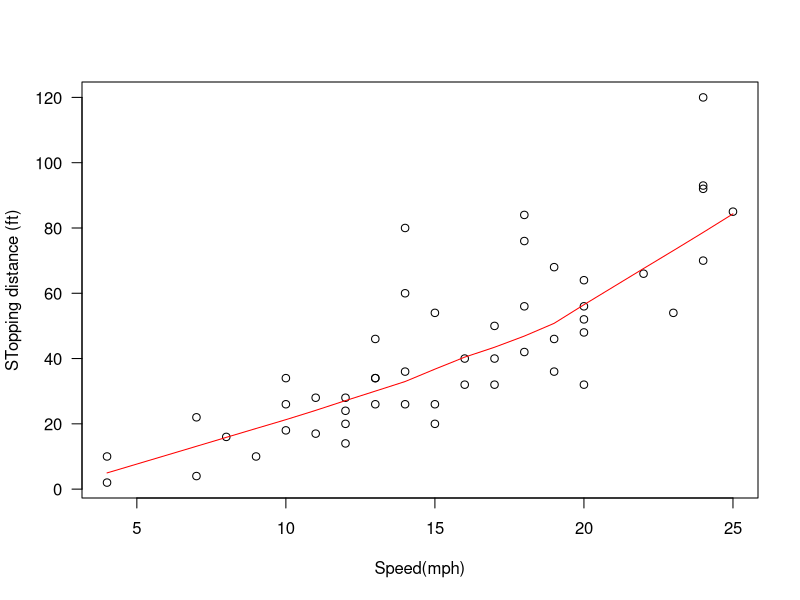
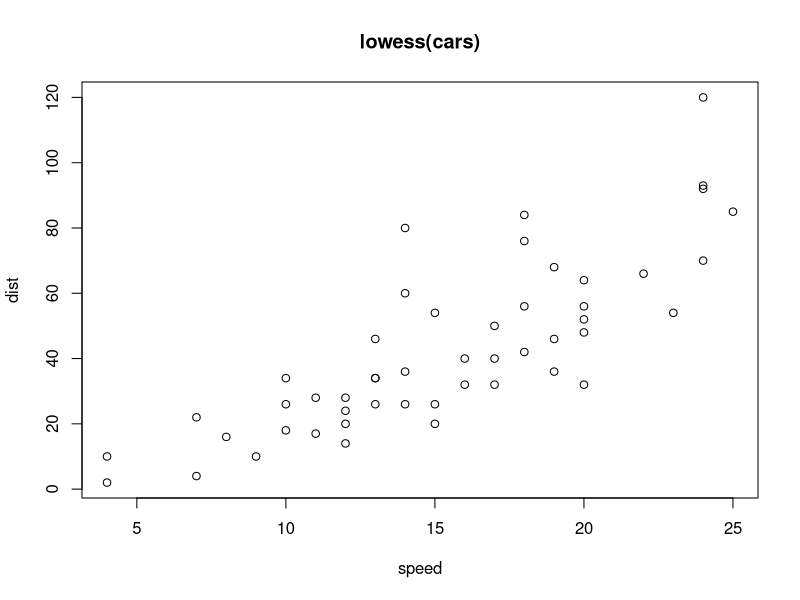
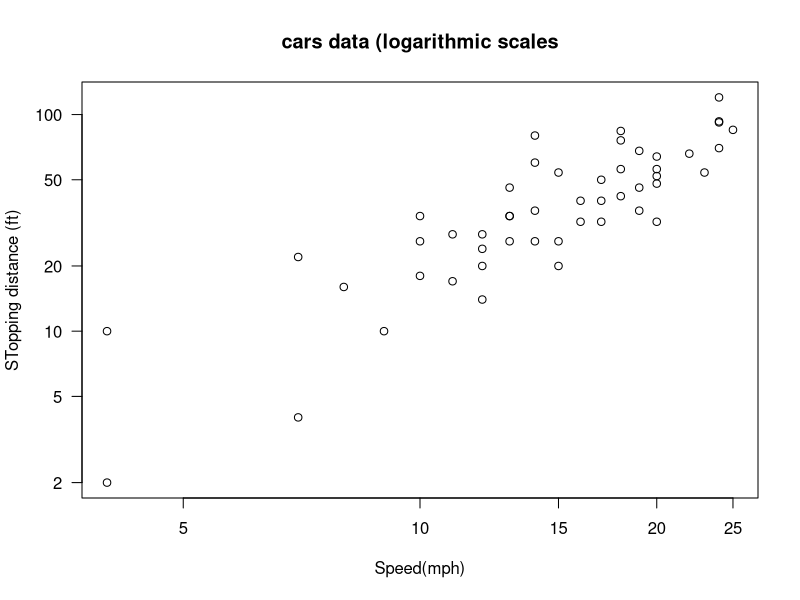
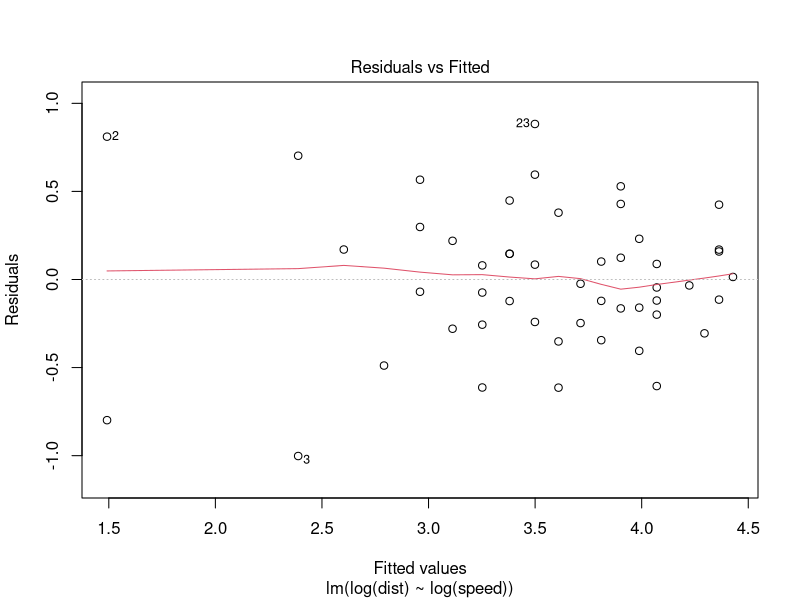
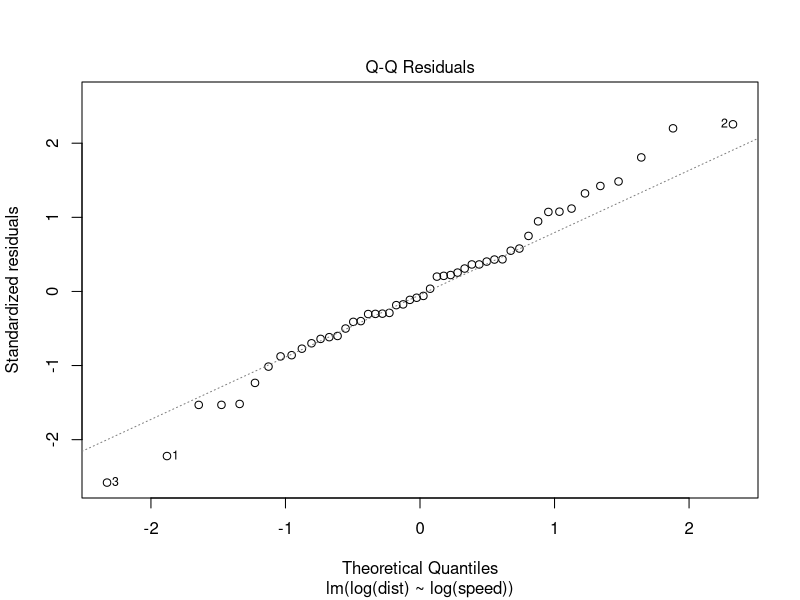
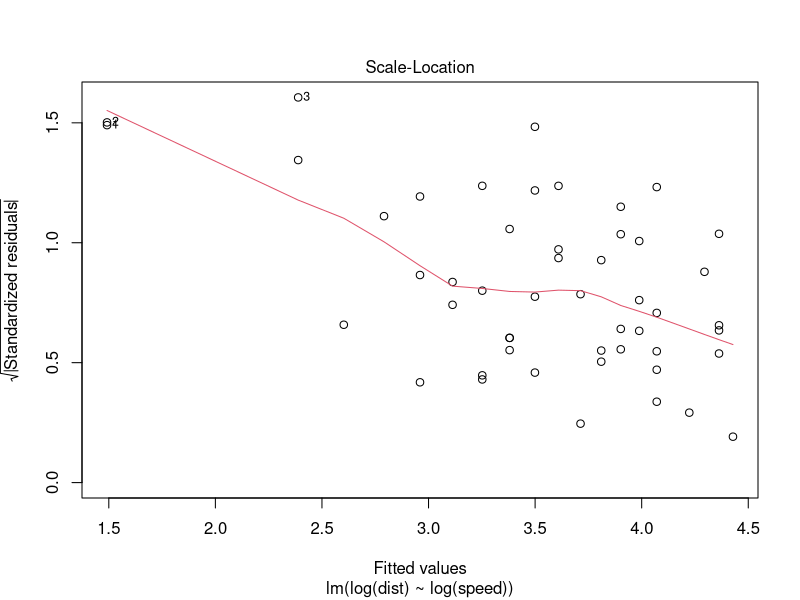
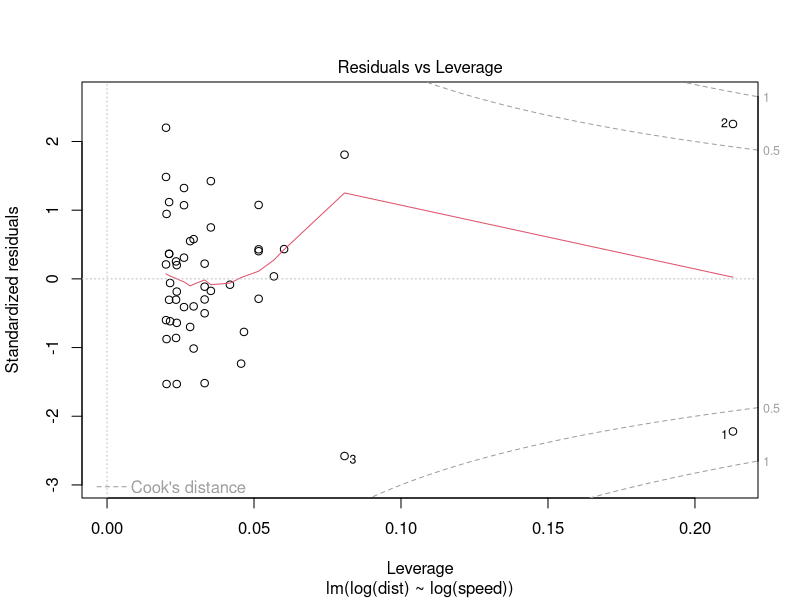

Recreate these plots in R, in order.
require(stats)
require(graphics)
plot(cars, xlab="Speed(mph)", ylab="STopping distance (ft)",
     las=1)
library(tidyverse)
?ggplot2
?cars
lines(lowess(cars$speed, cars$dist, f=2/3, iter = 3), col='red')
?lowess
plot(cars, main="lowess(cars)")
plot(cars, xlab="Speed(mph)", ylab="STopping distance (ft)",
     las=1, log='xy')
title(main = "cars data (logarithmic scales")
summary(fm1 <- lm(log(dist) ~ log(speed), data = cars))
plot(fm1)

